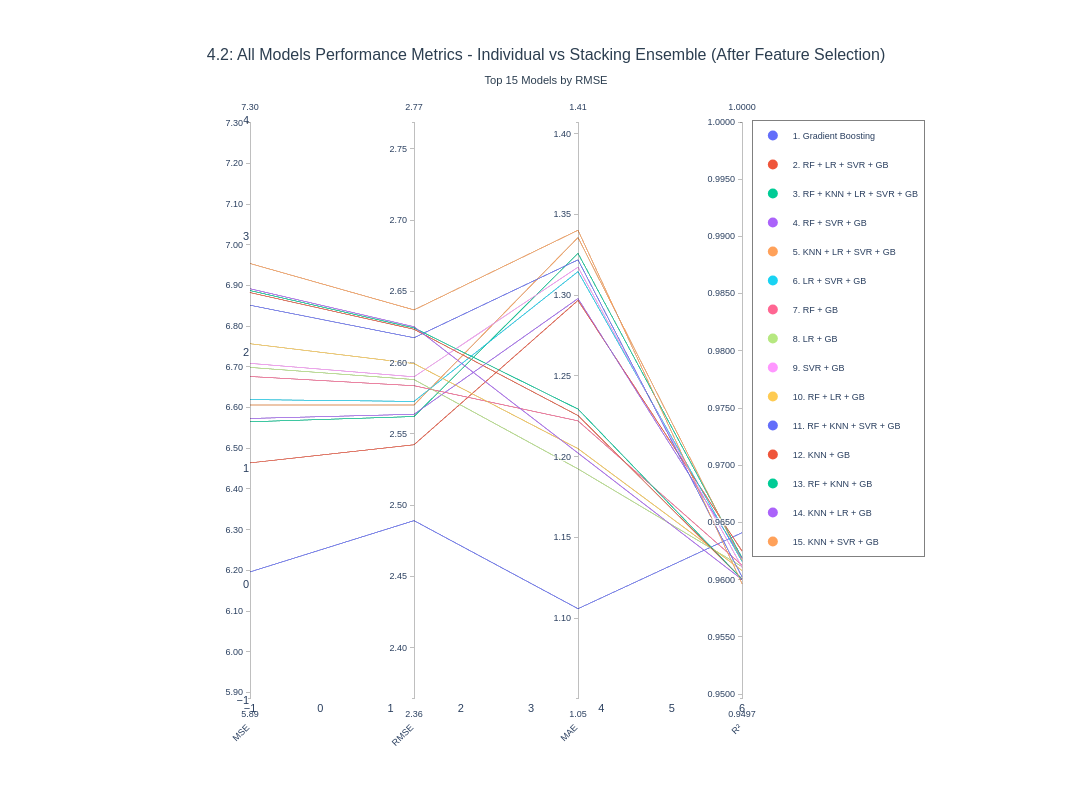

Write notebook code for a chart like this one.
### Code cell
fig_all_models_retrain = plot_parallel_coordinates_all_models(
    results_df=results_df_retrain,
    metrics_df=metrics_df_retrain,
    title="4.2: All Models Performance Metrics - Individual vs Stacking Ensemble (After Feature Selection)",
    top_n=15
 )

fig_all_models_retrain.show()

### Figure 1 — Plotly figure (JSON) as saved in the notebook; plotly's stock layout.template omitted (floating-point values rounded to 4 significant figures)
{"data": [{"dimensions": [{"label": "MSE", "range": [5.886, 7.302], "tickformat": ".2f", "values": [6.196, 6.464, 6.565, 6.573, 6.606, 6.62, 6.676, 6.699, 6.709, 6.757, 6.851, 6.883, 6.888, 6.892, 6.954]}, {"label": "RMSE", "range": [2.365, 2.769], "tickformat": ".2f", "values": [2.489, 2.542, 2.562, 2.564, 2.57, 2.573, 2.584, 2.588, 2.59, 2.599, 2.618, 2.623, 2.624, 2.625, 2.637]}, {"label": "MAE", "range": [1.051, 1.407], "tickformat": ".2f", "values": [1.106, 1.297, 1.326, 1.298, 1.336, 1.315, 1.222, 1.192, 1.317, 1.205, 1.322, 1.225, 1.229, 1.202, 1.34]}, {"label": "R²", "range": [0.9497, 1], "tickformat": ".4f", "values": [0.9641, 0.9625, 0.9619, 0.9619, 0.9617, 0.9616, 0.9613, 0.9611, 0.9611, 0.9608, 0.9602, 0.9601, 0.96, 0.96, 0.9597]}], "labelangle": -45, "labelside": "bottom", "line": {"color": [0, 1, 2, 3, 4, 5, 6, 7, 8, 9, 10, 11, 12, 13, 14], "colorscale": [[0, "#636EFA"], [0.07143, "#EF553B"], [0.1429, "#00CC96"], [0.2143, "#AB63FA"], [0.2857, "#FFA15A"], [0.3571, "#19D3F3"], [0.4286, "#FF6692"], [0.5, "#B6E880"], [0.5714, "#FF97FF"], [0.6429, "#FECB52"], [0.7143, "#636EFA"], [0.7857, "#EF553B"], [0.8571, "#00CC96"], [0.9286, "#AB63FA"], [1, "#FFA15A"]], "showscale": false}, "type": "parcoords"}, {"hovertemplate": "<b>Gradient Boosting</b><br>Num Models: 1<br>MSE: 6.1961<br>RMSE: 2.4892<br>MAE: 1.1059<br>R²: 0.9641<br><extra></extra>", "legendgroup": "Gradient Boosting", "marker": {"color": "#636EFA", "size": 10}, "mode": "markers", "name": "1. Gradient Boosting", "showlegend": true, "type": "scatter", "x": [null], "y": [null]}, {"hovertemplate": "<b>RF + LR + SVR + GB</b><br>Num Models: 4<br>MSE: 6.4640<br>RMSE: 2.5424<br>MAE: 1.2968<br>R²: 0.9625<br><extra></extra>", "legendgroup": "RF + LR + SVR + GB", "marker": {"color": "#EF553B", "size": 10}, "mode": "markers", "name": "2. RF + LR + SVR + GB", "showlegend": true, "type": "scatter", "x": [null], "y": [null]}, {"hovertemplate": "<b>RF + KNN + LR + SVR + GB</b><br>Num Models: 5<br>MSE: 6.5651<br>RMSE: 2.5622<br>MAE: 1.3259<br>R²: 0.9619<br><extra></extra>", "legendgroup": "RF + KNN + LR + SVR + GB", "marker": {"color": "#00CC96", "size": 10}, "mode": "markers", "name": "3. RF + KNN + LR + SVR + GB", "showlegend": true, "type": "scatter", "x": [null], "y": [null]}, {"hovertemplate": "<b>RF + SVR + GB</b><br>Num Models: 3<br>MSE: 6.5732<br>RMSE: 2.5638<br>MAE: 1.2979<br>R²: 0.9619<br><extra></extra>", "legendgroup": "RF + SVR + GB", "marker": {"color": "#AB63FA", "size": 10}, "mode": "markers", "name": "4. RF + SVR + GB", "showlegend": true, "type": "scatter", "x": [null], "y": [null]}, {"hovertemplate": "<b>KNN + LR + SVR + GB</b><br>Num Models: 4<br>MSE: 6.6064<br>RMSE: 2.5703<br>MAE: 1.3357<br>R²: 0.9617<br><extra></extra>", "legendgroup": "KNN + LR + SVR + GB", "marker": {"color": "#FFA15A", "size": 10}, "mode": "markers", "name": "5. KNN + LR + SVR + GB", "showlegend": true, "type": "scatter", "x": [null], "y": [null]}, {"hovertemplate": "<b>LR + SVR + GB</b><br>Num Models: 3<br>MSE: 6.6196<br>RMSE: 2.5729<br>MAE: 1.3146<br>R²: 0.9616<br><extra></extra>", "legendgroup": "LR + SVR + GB", "marker": {"color": "#19D3F3", "size": 10}, "mode": "markers", "name": "6. LR + SVR + GB", "showlegend": true, "type": "scatter", "x": [null], "y": [null]}, {"hovertemplate": "<b>RF + GB</b><br>Num Models: 2<br>MSE: 6.6763<br>RMSE: 2.5839<br>MAE: 1.2222<br>R²: 0.9613<br><extra></extra>", "legendgroup": "RF + GB", "marker": {"color": "#FF6692", "size": 10}, "mode": "markers", "name": "7. RF + GB", "showlegend": true, "type": "scatter", "x": [null], "y": [null]}, {"hovertemplate": "<b>LR + GB</b><br>Num Models: 2<br>MSE: 6.6987<br>RMSE: 2.5882<br>MAE: 1.1924<br>R²: 0.9611<br><extra></extra>", "legendgroup": "LR + GB", "marker": {"color": "#B6E880", "size": 10}, "mode": "markers", "name": "8. LR + GB", "showlegend": true, "type": "scatter", "x": [null], "y": [null]}, {"hovertemplate": "<b>SVR + GB</b><br>Num Models: 2<br>MSE: 6.7087<br>RMSE: 2.5901<br>MAE: 1.3174<br>R²: 0.9611<br><extra></extra>", "legendgroup": "SVR + GB", "marker": {"color": "#FF97FF", "size": 10}, "mode": "markers", "name": "9. SVR + GB", "showlegend": true, "type": "scatter", "x": [null], "y": [null]}, {"hovertemplate": "<b>RF + LR + GB</b><br>Num Models: 3<br>MSE: 6.7569<br>RMSE: 2.5994<br>MAE: 1.2050<br>R²: 0.9608<br><extra></extra>", "legendgroup": "RF + LR + GB", "marker": {"color": "#FECB52", "size": 10}, "mode": "markers", "name": "10. RF + LR + GB", "showlegend": true, "type": "scatter", "x": [null], "y": [null]}, {"hovertemplate": "<b>RF + KNN + SVR + GB</b><br>Num Models: 4<br>MSE: 6.8515<br>RMSE: 2.6175<br>MAE: 1.3219<br>R²: 0.9602<br><extra></extra>", "legendgroup": "RF + KNN + SVR + GB", "marker": {"color": "#636EFA", "size": 10}, "mode": "markers", "name": "11. RF + KNN + SVR + GB", "showlegend": true, "type": "scatter", "x": [null], "y": [null]}, {"hovertemplate": "<b>KNN + GB</b><br>Num Models: 2<br>MSE: 6.8826<br>RMSE: 2.6235<br>MAE: 1.2255<br>R²: 0.9601<br><extra></extra>", "legendgroup": "KNN + GB", "marker": {"color": "#EF553B", "size": 10}, "mode": "markers", "name": "12. KNN + GB", "showlegend": true, "type": "scatter", "x": [null], "y": [null]}, {"hovertemplate": "<b>RF + KNN + GB</b><br>Num Models: 3<br>MSE: 6.8876<br>RMSE: 2.6244<br>MAE: 1.2295<br>R²: 0.9600<br><extra></extra>", "legendgroup": "RF + KNN + GB", "marker": {"color": "#00CC96", "size": 10}, "mode": "markers", "name": "13. RF + KNN + GB", "showlegend": true, "type": "scatter", "x": [null], "y": [null]}, {"hovertemplate": "<b>KNN + LR + GB</b><br>Num Models: 3<br>MSE: 6.8920<br>RMSE: 2.6253<br>MAE: 1.2023<br>R²: 0.9600<br><extra></extra>", "legendgroup": "KNN + LR + GB", "marker": {"color": "#AB63FA", "size": 10}, "mode": "markers", "name": "14. KNN + LR + GB", "showlegend": true, "type": "scatter", "x": [null], "y": [null]}, {"hovertemplate": "<b>KNN + SVR + GB</b><br>Num Models: 3<br>MSE: 6.9540<br>RMSE: 2.6371<br>MAE: 1.3402<br>R²: 0.9597<br><extra></extra>", "legendgroup": "KNN + SVR + GB", "marker": {"color": "#FFA15A", "size": 10}, "mode": "markers", "name": "15. KNN + SVR + GB", "showlegend": true, "type": "scatter", "x": [null], "y": [null]}], "layout": {"font": {"family": "Arial, sans-serif", "size": 11}, "height": 800, "hovermode": "closest", "legend": {"bgcolor": "rgba(255, 255, 255, 0.95)", "bordercolor": "gray", "borderwidth": 1, "font": {"size": 9}, "orientation": "v", "x": 1.02, "xanchor": "left", "y": 1, "yanchor": "top"}, "margin": {"b": 100, "l": 250, "r": 350, "t": 120}, "paper_bgcolor": "white", "plot_bgcolor": "white", "showlegend": true, "title": {"font": {"color": "#2c3e50", "family": "Arial, sans-serif", "size": 16}, "text": "4.2: All Models Performance Metrics - Individual vs Stacking Ensemble (After Feature Selection)<br><sub>Top 15 Models by RMSE</sub>", "x": 0.5, "xanchor": "center"}, "width": 1400, "xaxis": {"showgrid": false}, "yaxis": {"showgrid": false}}}
